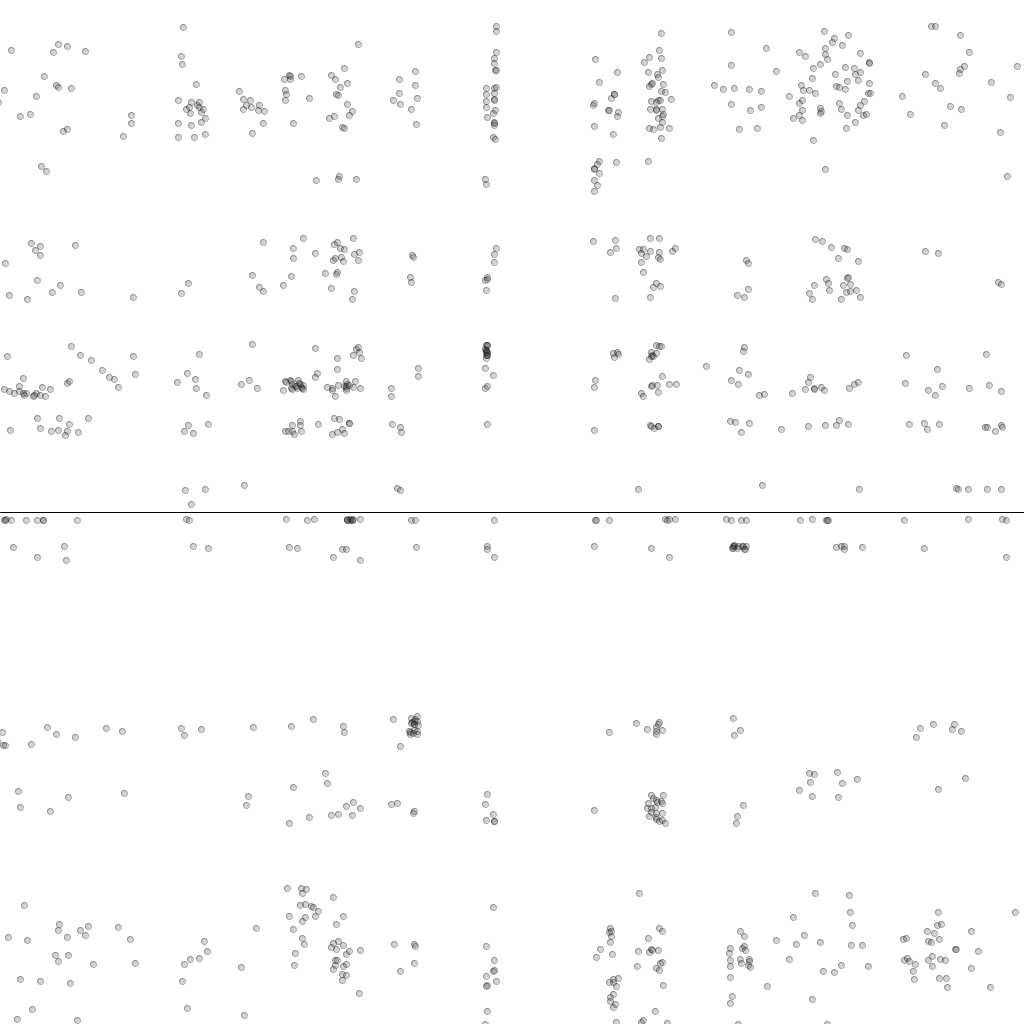
Frame 1 (no input)
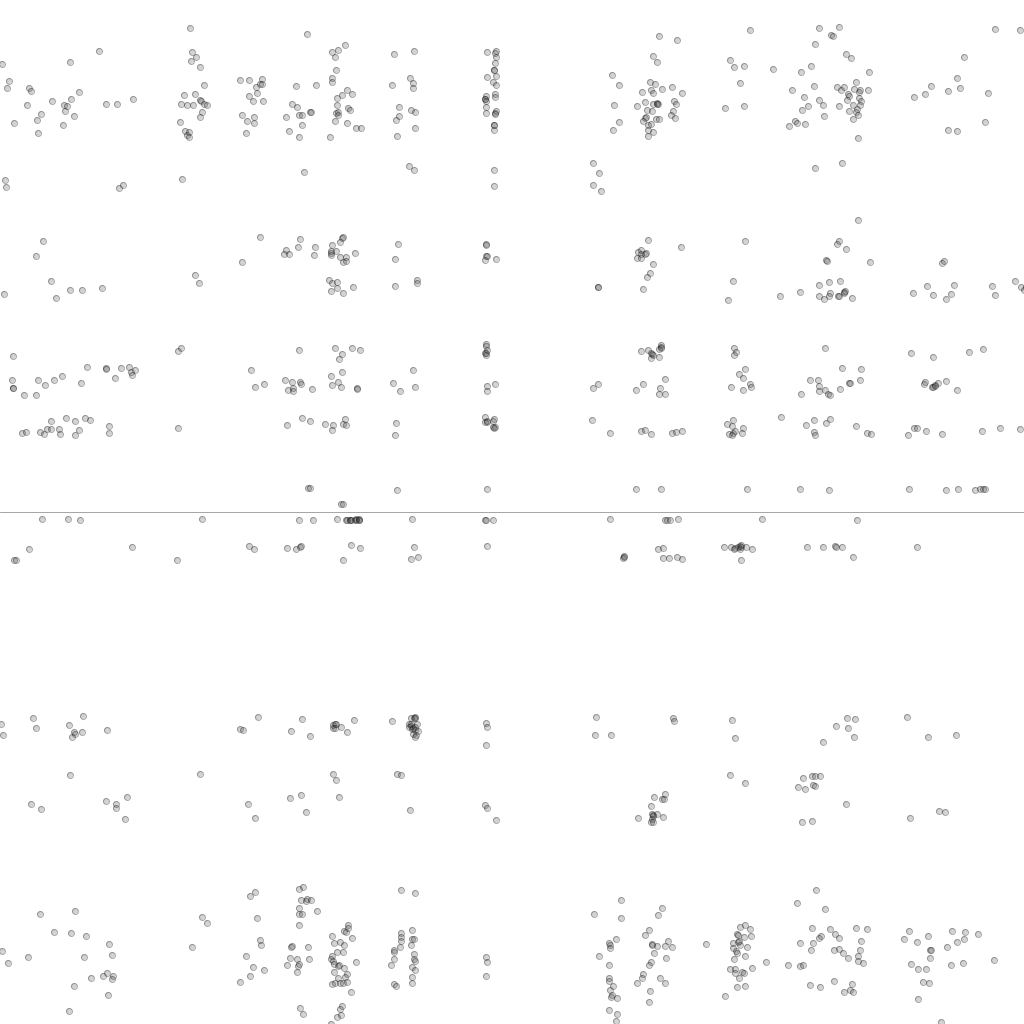
Frame 60 (the mouse pressed at the canvas centre just before this capture)
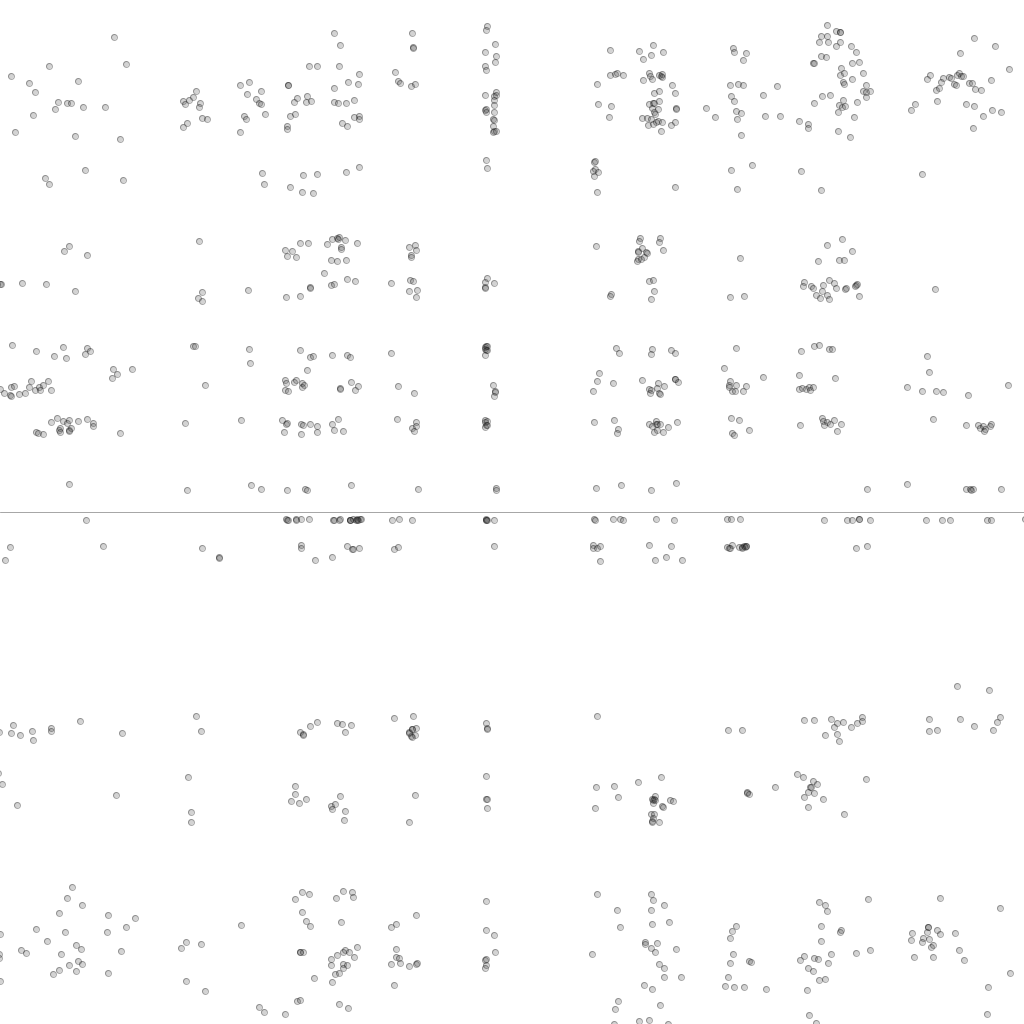
Frame 120 (the mouse held since frame 60 and released just before this capture)

The Processing sketch that drew these frames (run headless with seeded random() and noise(); from frame 60 on, the mouse is pressed at the canvas centre):

// Processing sketch: ea
// ── ea.pde
// Variables globales
int individuals_per_gen = 1000;
int selected_per_tournament = 100;
int tournaments_per_gen = 1000;

Individual[] individuals; //arreglo de individuos, old gen
Individual[] newgen; // arreglo de individuos para nueva gen

int gens = 0; // número de generaciones
int gens_to_best = 0; // generaciones necesitadas para encontrar el optimo
Individual best_ever; // mejor individuo historico

// Clase Individual
class Individual{
    float x, y, fit; //posicion actual y fitness
    Individual(){
      x = random(-5.12, 5.12);
      y = random(-5.12, 5.12);
    }

    void display() {
      fill(30, 50); // color interno individuos. Gris semitransparente
      stroke(30, 100); // color borde individuos. Menos transparente

      int radius = 6;
      // convertir (x, y) a pixeles y dibujar:
      ellipse(float2pix_x(x)-radius/2, float2pix_y(y)-radius/2, radius, radius);
  }
}

// Funciones mandatorias
void setup(){
    size(1024, 1024);

    individuals = new Individual[individuals_per_gen];
    newgen = new Individual[individuals_per_gen];

    best_ever = new Individual();
    best_ever.fit = 1000;

    for (int i = 0; i < individuals_per_gen; i++) {
      individuals[i] = new Individual();
    }
}

void draw(){
  background(255);
  line(0, height/2, width, height/2 );

  for (int i = 0; i < individuals_per_gen ; i++){
    individuals[i].fit = rastrigin(individuals[i].x, individuals[i].y);
  }

  // Arreglo que guardará seleccionados aleatoriamente para cada torneo
  Individual[] selected  = new Individual[selected_per_tournament]; // se actualiza cada torneo

  Individual[] winners = new Individual[tournaments_per_gen];

  for (int i = 0; i < tournaments_per_gen; i++ ){ //crea tournaments_per_gen torneos
    int best_in_tournament = -1; //indice del mejor del torneo
    for (int j = 0; j < selected_per_tournament; j++){ // Crea un torneo con selected_per_tournament individuos
      selected[j] = individuals[floor(random(individuals_per_gen))];

      if (selected[j].fit > best_in_tournament){
        best_in_tournament = j;
      }
    }
    winners[i] = individuals[best_in_tournament];
  } // fin torneo

  for (int i = 0; i < individuals_per_gen/2 ; i++){
    newgen[i] = cruzar_A(winners[i], winners[individuals_per_gen/2 + i]);
    newgen[(individuals_per_gen/2) + i] = cruzar_B(winners[i], winners[individuals_per_gen/2+ i]);
  }

  for (int i = 0; i < individuals_per_gen; i++ ){
    boolean mutax = random(2.0) > 1 ? true : false;
    newgen[i].x = newgen[i].x * random(0.95, 1.05); //totalmente uniforme ;)
    boolean mutay = random(2.0) > 1 ? true : false;
    newgen[i].y = newgen[i].y * random(0.95, 1.05);
  }

  for (int i = 0; i < individuals_per_gen; i++){
    if (newgen[i].fit < best_ever.fit){
      best_ever = newgen[i];
      print(best_ever.fit);
    }
    newgen[i].display();
  }
  
}

// Funcion objetivo
float rastrigin(float x, float y) {
  int n = 2; // dimensiones
  float sum = 0;
  sum += x*x - 10*cos(2*PI*x);
  sum += y*y - 10*cos(2*PI*y);
  float result = 10*n + sum;
  return result;
}
// Funciones de cruzamiento

Individual cruzar_A(Individual padre, Individual madre){
  Individual hijo = new Individual();
  hijo.x = random(1) > 0.5 ?  madre.x : padre.x;
  hijo.y = random(1) > 0.5 ?  madre.y: padre.y;

  return hijo;
}

Individual cruzar_B(Individual padre, Individual madre){
  Individual hijo = new Individual();
  hijo.x = madre.x;
  hijo.y =  padre.y;

  return hijo;
}


// Funciones de utilidad
void display_best() {
}

// convertir de espacio solucion a pixel correspondiente
int float2pix_x(float x) {
  return floor((x + 5.12) * 100);
}
int float2pix_y(float y) {
  return floor((-y + 5.12) * 100);
}
